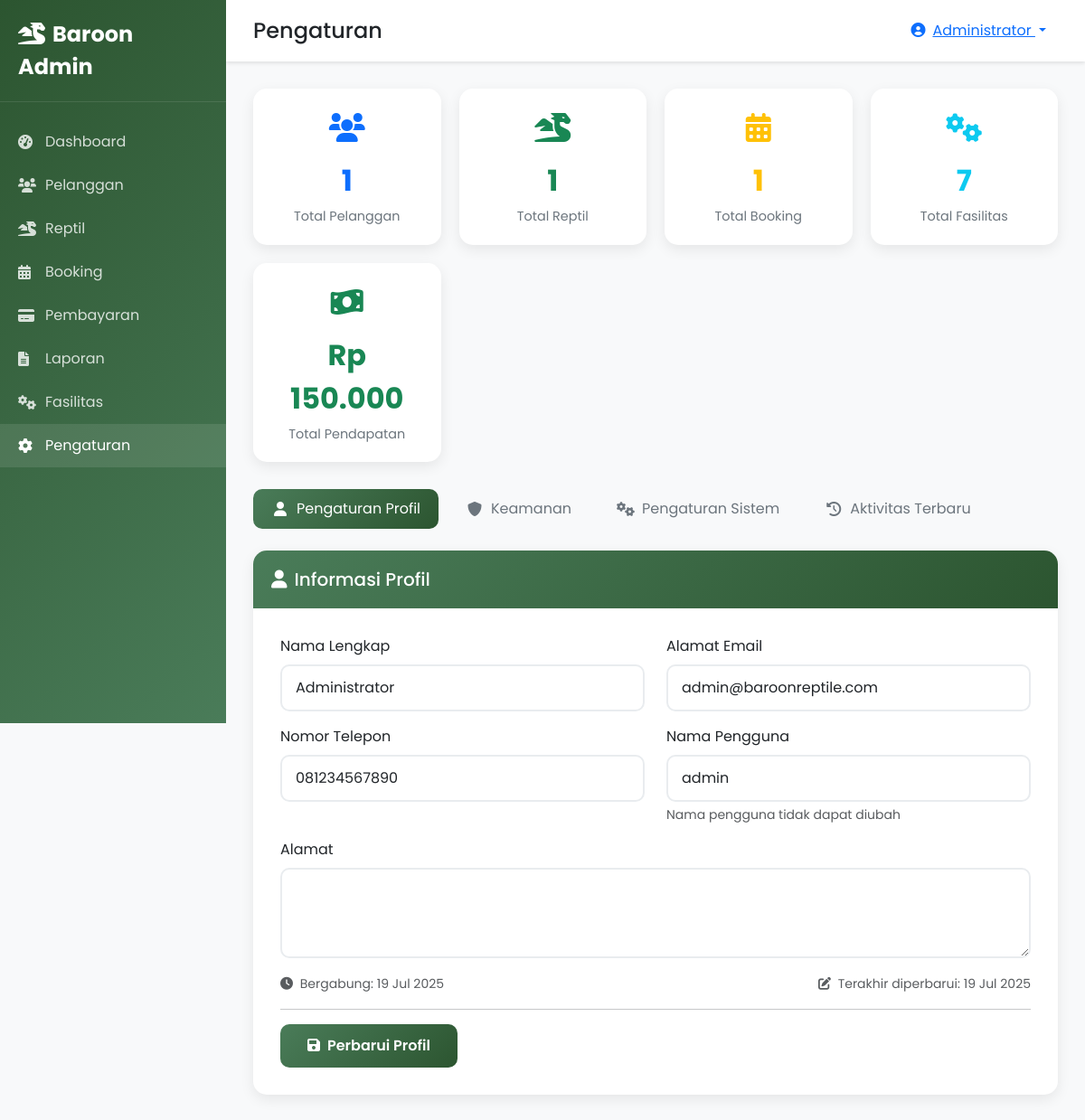
Screenshot of /admin/settings.php (signed in) with the database file from the repository.
### tables this page shows
CREATE TABLE IF NOT EXISTS `users` (
  `id` int(11) NOT NULL AUTO_INCREMENT,
  `username` varchar(50) NOT NULL,
  `email` varchar(100) NOT NULL,
  `password` varchar(255) NOT NULL,
  `full_name` varchar(100) NOT NULL,
  `phone` varchar(20) DEFAULT NULL,
  `address` text DEFAULT NULL,
  `role` enum('admin','customer') DEFAULT 'customer',
  `status` enum('active','inactive') DEFAULT 'active',
  `created_at` timestamp NOT NULL DEFAULT current_timestamp(),
  `updated_at` timestamp NOT NULL DEFAULT current_timestamp() ON UPDATE current_timestamp(),
  PRIMARY KEY (`id`),
  UNIQUE KEY `username` (`username`),
  UNIQUE KEY `email` (`email`)
);

### admin/settings.php (the view, shortened to what this page needs)
<?php
try {
    $db = getDB();
    $stmt = $db->prepare("SELECT * FROM users WHERE id = ?");
    $stmt->execute([$_SESSION['user_id']]);
    $user = $stmt->fetch(PDO::FETCH_ASSOC);
    $stmt = $db->query("
        SELECT
            (SELECT COUNT(*) FROM users WHERE role = 'customer') as total_customers,
            (SELECT COUNT(*) FROM reptiles) as total_reptiles,
            (SELECT COUNT(*) FROM bookings) as total_bookings,
            (SELECT COUNT(*) FROM facilities) as total_facilities,
            (SELECT COALESCE(SUM(amount), 0) FROM payments WHERE payment_status = 'paid') as total_revenue
    ");
    $system_stats = $stmt->fetch(PDO::FETCH_ASSOC);
    $system_stats = array_merge([
        'total_customers' => 0,
        'total_reptiles' => 0,
        'total_bookings' => 0,
        'total_facilities' => 0,
        'total_revenue' => 0
    ], $system_stats ?: []);
} catch (Exception $e) {
    $message = 'error:Terjadi kesalahan sistem.';
}
?>
<!DOCTYPE html>
<html lang="id">
<head>
    <link href="https://cdn.jsdelivr.net/npm/bootstrap@5.3.0/dist/css/bootstrap.min.css" rel="stylesheet">
    <link href="https://cdnjs.cloudflare.com/ajax/libs/font-awesome/6.0.0/css/all.min.css" rel="stylesheet">
</head>
<body>
    <div class="sidebar">
        <div class="sidebar-header">
            <a href="#" class="sidebar-brand">
                <i class="fas fa-dragon me-2"></i>Baroon Admin
            </a>
        </div>
        <nav class="sidebar-nav">
            <ul class="nav flex-column">
                <li class="nav-item">
                    <a class="nav-link" href="dashboard.php">
                        <i class="fas fa-tachometer-alt"></i>Dashboard
                    </a>
                </li>
                <li class="nav-item">
                    <a class="nav-link" href="customers.php">
                        <i class="fas fa-users"></i>Pelanggan
                    </a>
                </li>
                <li class="nav-item">
                    <a class="nav-link" href="reptiles.php">
                        <i class="fas fa-dragon"></i>Reptil
                    </a>
                </li>
                <li class="nav-item">
                    <a class="nav-link" href="bookings.php">
                        <i class="fas fa-calendar-alt"></i>Booking
                    </a>
                </li>
                <li class="nav-item">
                    <a class="nav-link" href="payments.php">
                        <i class="fas fa-credit-card"></i>Pembayaran
                    </a>
                </li>
                <li class="nav-item">
                    <a class="nav-link" href="reports.php">
                        <i class="fas fa-file-alt"></i>Laporan
                    </a>
                </li>
                <li class="nav-item">
                    <a class="nav-link" href="facilities.php">
                        <i class="fas fa-cogs"></i>Fasilitas
                    </a>
                </li>
                <li class="nav-item">
                    <a class="nav-link active" href="settings.php">
                        <i class="fas fa-cog"></i>Pengaturan
                    </a>
                </li>
            </ul>
        </nav>
    </div>
    <div class="main-content">
        <div class="top-navbar">
            <div class="d-flex align-items-center">
                <h4 class="mb-0">Pengaturan</h4>
            </div>
            <div class="dropdown">
                <button class="btn btn-link dropdown-toggle" type="button" data-bs-toggle="dropdown">
                    <i class="fas fa-user-circle me-2"></i><?php echo htmlspecialchars($_SESSION['full_name']); ?>
                </button>
            </div>
        </div>
        <div class="content-area">
            <div class="stats-grid">
                <div class="stat-card">
                    <div class="stat-icon text-primary">
                        <i class="fas fa-users"></i>
                    </div>
                    <div class="stat-value text-primary"><?php echo number_format($system_stats['total_customers']); ?></div>
                    <div class="stat-label">Total Pelanggan</div>
                </div>
                <div class="stat-card">
                    <div class="stat-icon text-success">
                        <i class="fas fa-dragon"></i>
                    </div>
                    <div class="stat-value text-success"><?php echo number_format($system_stats['total_reptiles']); ?></div>
                    <div class="stat-label">Total Reptil</div>
                </div>
                <div class="stat-card">
                    <div class="stat-icon text-warning">
                        <i class="fas fa-calendar-alt"></i>
                    </div>
                    <div class="stat-value text-warning"><?php echo number_format($system_stats['total_bookings']); ?></div>
                    <div class="stat-label">Total Booking</div>
                </div>
                <div class="stat-card">
                    <div class="stat-icon text-info">
                        <i class="fas fa-cogs"></i>
                    </div>
                    <div class="stat-value text-info"><?php echo number_format($system_stats['total_facilities']); ?></div>
                    <div class="stat-label">Total Fasilitas</div>
                </div>
                <div class="stat-card">
                    <div class="stat-icon text-success">
                        <i class="fas fa-money-bill-wave"></i>
                    </div>
                    <div class="stat-value text-success">Rp <?php echo number_format($system_stats['total_revenue'], 0, ',', '.'); ?></div>
                    <div class="stat-label">Total Pendapatan</div>
                </div>
            </div>
            <ul class="nav nav-pills mb-4" id="settingsTabs" role="tablist">
                <li class="nav-item" role="presentation">
                    <button class="nav-link active" id="profile-tab" data-bs-toggle="pill" data-bs-target="#profile" type="button" role="tab">
                        <i class="fas fa-user me-2"></i>Pengaturan Profil
                    </button>
                </li>
                <li class="nav-item" role="presentation">
                    <button class="nav-link" id="security-tab" data-bs-toggle="pill" data-bs-target="#security" type="button" role="tab">
                        <i class="fas fa-shield-alt me-2"></i>Keamanan
                    </button>
                </li>
                <li class="nav-item" role="presentation">
                    <button class="nav-link" id="system-tab" data-bs-toggle="pill" data-bs-target="#system" type="button" role="tab">
                        <i class="fas fa-cogs me-2"></i>Pengaturan Sistem
                    </button>
                </li>
                <li class="nav-item" role="presentation">
                    <button class="nav-link" id="activity-tab" data-bs-toggle="pill" data-bs-target="#activity" type="button" role="tab">
                        <i class="fas fa-history me-2"></i>Aktivitas Terbaru
                    </button>
                </li>
            </ul>
            <div class="tab-content" id="settingsTabContent">
                <div class="tab-pane fade show active" id="profile" role="tabpanel">
                    <div class="settings-card">
                        <div class="settings-header">
                            <h5 class="mb-0"><i class="fas fa-user me-2"></i>Informasi Profil</h5>
                        </div>
                        <div class="settings-body">
                            <form method="POST">
                                <div class="row">
                                    <div class="col-md-6 mb-3">
                                        <label for="full_name" class="form-label">Nama Lengkap</label>
                                        <input type="text" class="form-control" id="full_name" name="full_name" value="<?php echo htmlspecialchars($user['full_name']); ?>" required>
                                    </div>
                                    <div class="col-md-6 mb-3">
                                        <label for="email" class="form-label">Alamat Email</label>
                                        <input type="email" class="form-control" id="email" name="email" value="<?php echo htmlspecialchars($user['email']); ?>" required>
                                    </div>
                                </div>
                                <div class="row">
                                    <div class="col-md-6 mb-3">
                                        <label for="phone" class="form-label">Nomor Telepon</label>
                                        <input type="text" class="form-control" id="phone" name="phone" value="<?php echo htmlspecialchars($user['phone']); ?>">
                                    </div>
                                    <div class="col-md-6 mb-3">
                                        <label for="username" class="form-label">Nama Pengguna</label>
                                        <input type="text" class="form-control" id="username" value="<?php echo htmlspecialchars($user['username']); ?>" readonly>
                                        <div class="form-text">Nama pengguna tidak dapat diubah</div>
                                    </div>
                                </div>
                                <div class="mb-3">
                                    <label for="address" class="form-label">Alamat</label>
                                    <textarea class="form-control" id="address" name="address" rows="3"><?php echo htmlspecialchars($user['address']); ?></textarea>
                                </div>
                                <div class="row">
                                    <div class="col-md-6">
                                        <small class="text-muted">
                                            <i class="fas fa-clock me-1"></i>
                                            Bergabung: <?php echo date('d M Y', strtotime($user['created_at'])); ?>
                                        </small>
                                    </div>
                                    <div class="col-md-6 text-md-end">
                                        <small class="text-muted">
                                            <i class="fas fa-edit me-1"></i>
                                            Terakhir diperbarui: <?php echo $user['updated_at'] ? date('d M Y', strtotime($user['updated_at'])) : 'Tidak pernah'; ?>
                                        </small>
                                    </div>
                                </div>
                                <hr>
                                <button type="submit" class="btn btn-primary">
                                    <i class="fas fa-save me-2"></i>Perbarui Profil
                                </button>
                            </form>
                        </div>
                    </div>
                </div>
            </div>
        </div>
    </div>
</body>
</html>

### admin/settings.php (style rules this page uses)
* { font-family: 'Poppins', sans-serif; }
body { background: #f8f9fa; }
.sidebar { background: linear-gradient(135deg, #2c5530, #4a7c59); min-height: 100vh; position: fixed; top: 0; left: 0; width: 250px; z-index: 1000; }
.sidebar-header { padding: 20px; border-bottom: 1px solid rgba(255,255,255,0.1); }
.sidebar-brand { color: white; font-size: 1.5rem; font-weight: 700; text-decoration: none; }
.sidebar-nav { padding: 20px 0; }
.nav-link { color: rgba(255,255,255,0.8); padding: 12px 20px; text-decoration: none; display: flex; align-items: center; transition: all 0.3s ease; }
.nav-link:hover, .nav-link.active { background: rgba(255,255,255,0.1); color: white; }
.nav-link i { width: 20px; margin-right: 10px; }
.main-content { margin-left: 250px; }
.top-navbar { background: white; box-shadow: 0 2px 4px rgba(0,0,0,0.1); padding: 15px 30px; display: flex; justify-content: space-between; align-items: center; }
.content-area { padding: 30px; }
.settings-card { background: white; border-radius: 15px; box-shadow: 0 5px 15px rgba(0,0,0,0.08); overflow: hidden; margin-bottom: 30px; }
.settings-header { background: linear-gradient(135deg, #4a7c59, #2c5530); color: white; padding: 20px; }
.settings-body { padding: 30px; }
.stats-grid { display: grid; grid-template-columns: repeat(auto-fit, minmax(200px, 1fr)); gap: 20px; margin-bottom: 30px; }
.stat-card { background: white; border-radius: 15px; padding: 20px; box-shadow: 0 5px 15px rgba(0,0,0,0.08); text-align: center; transition: all 0.3s ease; }
.stat-icon { font-size: 2rem; margin-bottom: 10px; }
.stat-value { font-size: 2rem; font-weight: 700; margin-bottom: 5px; }
.stat-label { color: #6c757d; font-size: 0.9rem; }
.nav-pills .nav-link { color: #6c757d; border-radius: 10px; margin-right: 10px; padding: 10px 20px; }
.nav-pills .nav-link.active { background: linear-gradient(135deg, #4a7c59, #2c5530); color: white; }
.form-control, .form-select { border-radius: 10px; border: 2px solid #e9ecef; padding: 12px 15px; }
.btn-primary { background: linear-gradient(135deg, #4a7c59, #2c5530); border: none; border-radius: 10px; padding: 12px 30px; font-weight: 600; }

### rows the page displays
users: full_name "Administrator", email "admin@baroonreptile.com", phone "081234567890", username "admin", created_at "19 Jul 2025", updated_at "19 Jul 2025"

### other values shown
$_SESSION['full_name'] "Administrator"
$system_stats['total_customers'] "1"
$system_stats['total_reptiles'] "1"
$system_stats['total_bookings'] "1"
$system_stats['total_facilities'] "7"
$system_stats['total_revenue'] "150.000"
